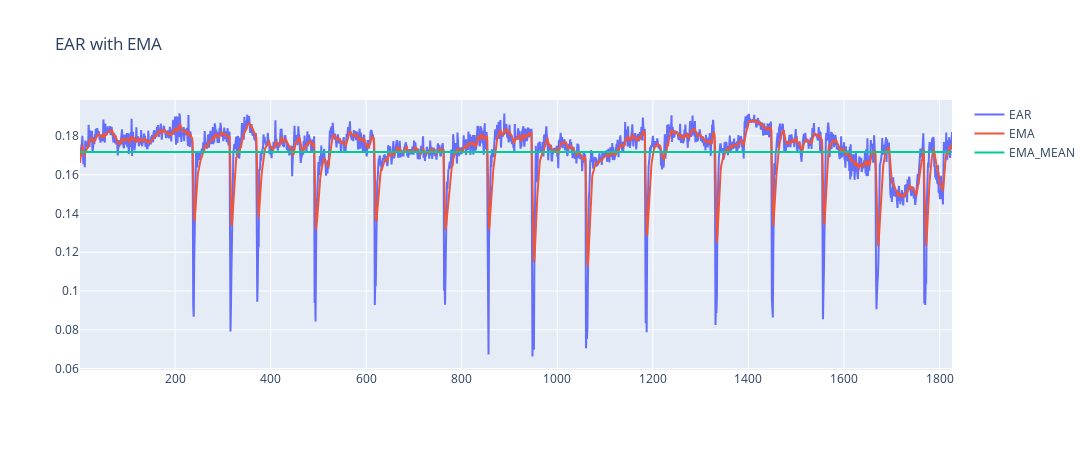

Notebook code cell kept with this figure:
### Code cell
from plotly.subplots import make_subplots
import plotly.graph_objects as go


fig = make_subplots(rows=1, cols=1)


fig.append_trace(
    go.Scatter(x = df_alert["FN"], y = df_alert["NewEAR"],  name = "EAR", mode = "lines"),
    row=1, col=1
)
fig.append_trace(
    go.Scatter(x = df_alert["FN"], y = df_alert["NewEMA"],  name = "EMA", mode = "lines"),
    row=1, col=1
)
fig.append_trace(
    go.Scatter(x = df_alert["FN"], y = [np.mean(df_alert["NewEMA"])] * df_alert.shape[0],  name = "EMA_MEAN", mode = "lines"),
    row=1, col=1
)

fig.update_layout(height=450, width=1550, title_text="EAR with EMA")
fig.show()

### Figure 1 — Plotly figure (JSON) as saved in the notebook; plotly's stock layout.template omitted (floating-point values rounded to 4 significant figures; data arrays with more than 128 entries replaced by an {"elided": "..."} marker saying what was removed)
{"data": [{"mode": "lines", "name": "EAR", "type": "scatter", "x": {"elided": "1826 int values"}, "xaxis": "x", "y": {"elided": "1826 float values"}, "yaxis": "y"}, {"mode": "lines", "name": "EMA", "type": "scatter", "x": {"elided": "1826 int values"}, "xaxis": "x", "y": {"elided": "1826 float values"}, "yaxis": "y"}, {"mode": "lines", "name": "EMA_MEAN", "type": "scatter", "x": {"elided": "1826 int values"}, "xaxis": "x", "y": {"elided": "1826 float values"}, "yaxis": "y"}], "layout": {"height": 450, "title": {"text": "EAR with EMA"}, "width": 1550, "xaxis": {"anchor": "y", "domain": [0, 1]}, "yaxis": {"anchor": "x", "domain": [0, 1]}}}
